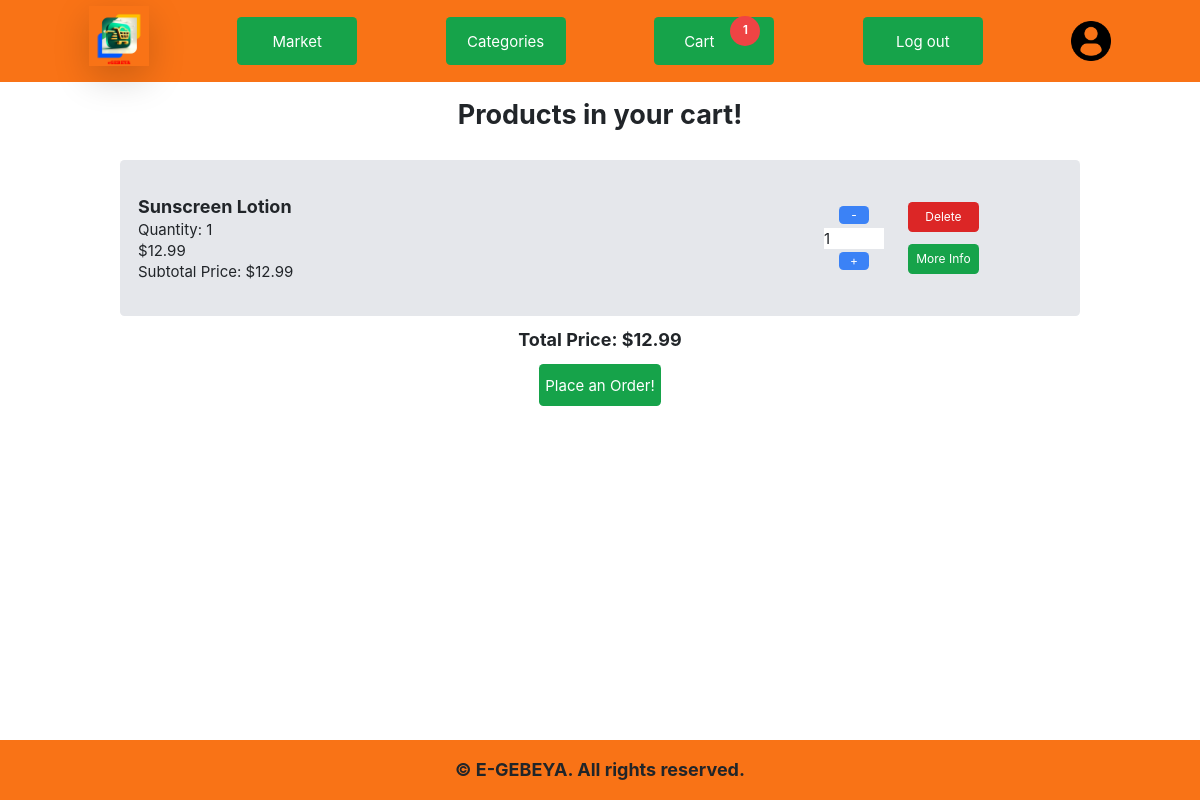
Page /cart (signed in) on the committed database.
### packages/models.py (models this page shows)
class Product(db.Model):
    id = db.Column(db.Integer(), primary_key=True)
    title = db.Column(db.String(length=20), nullable=False, unique=True)
    category = db.Column(db.String(length=20), nullable=False)
    image = db.Column(db.String(length=20), nullable=False, unique=True)
    price = db.Column(db.Integer(), nullable=False)
    description = db.Column(db.String(length=1024), nullable=False, unique=True)

### packages/routes.py (the view)
@app.route('/cart', methods=['GET','POST'])
@login_required
def cart():
    purchase_form = PurchaseItemForm()  # Assuming PurchaseItemForm is defined
    cart_entries = Cart.query.filter_by(user_id=current_user.id).all()
    products_in_cart = []
    total_price = 0
    for cart_entry in cart_entries:
        product = Product.query.get(cart_entry.product_id)
        products_in_cart.append((product, cart_entry.quantity))
        total_price += product.price * cart_entry.quantity
    return render_template('cart.html', products_in_cart=products_in_cart, total_price=total_price, purchase_form=purchase_form)

### packages/forms.py
class PurchaseItemForm(FlaskForm):
    submit = SubmitField(label="Purchase")

### packages/models.py (called while the page is built)
@login_manager.user_loader
def Load_user(user_id):
    return User.query.get(int(user_id))

### packages/routes.py (called while the page is built)
def get_cart_count():
    if current_user.is_authenticated:
        cart_count = Cart.query.filter_by(user_id=current_user.id).count()
        return cart_count
    return 0

@app.context_processor
def inject_cart_count():
    cart_count = get_cart_count()
    return dict(cart_count=cart_count)

### packages/templates/cart.html (shortened to what this page needs)
{% extends 'base.html' %}
{% block css %}
<link href="{{ url_for('static', filename='modal.css') }}" rel="stylesheet">
{% endblock %}
{% block content %}
<div class="flex flex-col items-center justify-center gap-4 w-full">
    {% if products_in_cart %}
    <h1 class="text-4xl text-center font-bold m-4">Products in your cart!</h1>
    {% for product, quantity in products_in_cart %}
    <div class="flex bg-gray-200 p-4 rounded-md w-full lg:w-[80%] justify-between items-center">
        <div class="flex flex-col w-[50%]">
            <h3 class="font-bold text-xl lg:text-2xl">{{ product.title }}</h3>
            <h5 class="text-xl">Quantity: {{ quantity }}</h5>
            <h5 class="text-xl">${{ product.price }}</h5>
            <h5 class="text-xl">Subtotal Price: ${{ product.price * quantity }}</h5>
        </div>
        <div class="flex justify-evenly gap-4 p-4">
            <div class="flex p-2 gap-4">
                <form class="flex flex-col justify-evenly items-center" action="{{ url_for('update_cart') }}"
                    method="POST">
                    <button class="bg-blue-500 w-10 text-white rounded-md hover:bg-blue-800" type="submit" name="action"
                        value="decrease">-</button>
                    <input class="w-20 remove-arrow text-xl" type="number" name="quantity" value="{{ quantity }}"
                        min="1">
                    <button class="bg-blue-500 w-10 text-white rounded-md hover:bg-blue-800" type="submit" name="action"
                        value="increase">+</button>
                </form>
            </div>
            <div class="flex flex-col justify-center items-center">
                <form method="POST" action="{{ url_for('delete_item_from_cart', item_id=product.id) }}" class="w-full">
                    <button type="submit"
                        class="m-2 bg-red-600 p-2 rounded-md text-white text-nowrap hover:bg-red-800 w-[100%] lg:w-[50%]">Delete</button>
                    <button type="button"
                        class="m-2 bg-green-600 p-2 rounded-md text-white text-nowrap hover:bg-green-800 w-[100%] lg:w-[50%]"
                        data-toggle="modal" data-target="#Modal-MoreInfo{{ product.id }}">
                        More Info
                    </button>
                </form>
            </div>
        </div>
    </div>
    {% endfor %}
    <h4 class="text-2xl font-bold">Total Price: ${{ total_price }}</h4>
    <button type="button"
        class="mb-4 bg-green-600 p-2 text-xl text-white rounded-md hover:bg-green-800 text-nowrap w-30 h-14"
        data-toggle="modal" data-target="#checkoutModal">
        Place an Order!
    </button>
    {% else %}
    <h1 class="text-3xl text-center m-8">You don't have any items in your cart.</h1>
    <button class="bg-green-600 p-2 text-2xl text-white rounded-md hover:bg-green-800 text-nowrap"><a href="{{ url_for('market') }}" style="text-decoration: none; color: white;">Browse the
            market</a></button>
    {% endif %}
</div>
{% endblock %}

### packages/static/base.css (style rules this page uses)
html { box-sizing: border-box; font-family: 'Courier New', Courier, monospace; font-size: 12px; }
* { box-sizing: border-box; }
*, *:before, *:after { box-sizing: inherit; }
body { margin: 0; }

### rows in the picture
Product: title "Sunscreen Lotion", quantity "1", price "12.99", product.price*quantity "12.99"

### other values in the picture
{{ cart_count }} "1"
{{ total_price }} "12.99"
